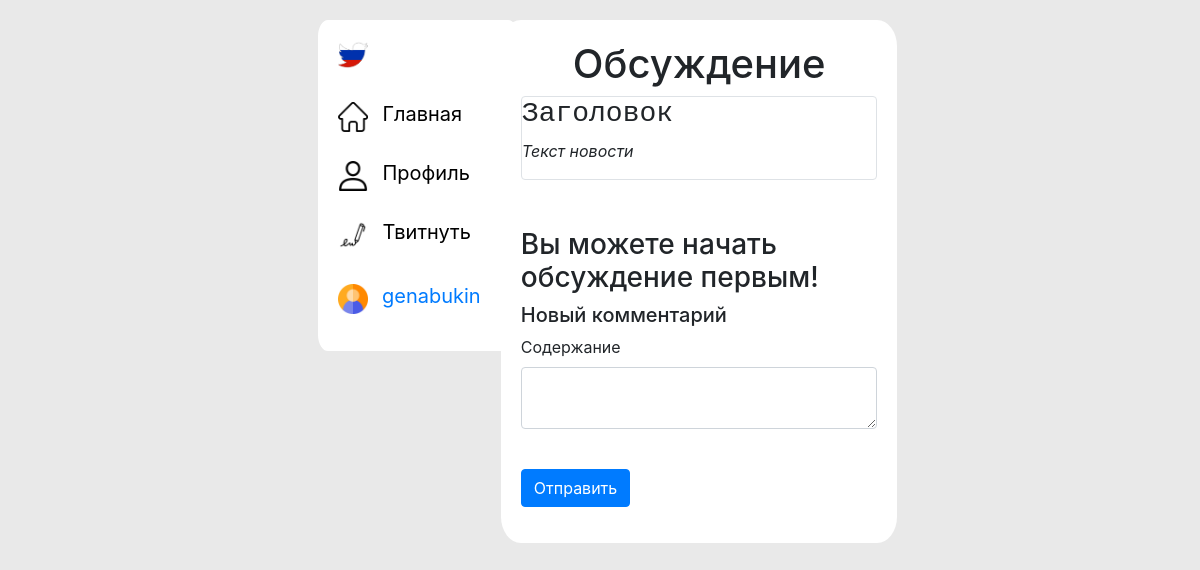
Before: /comments/4 (signed in) with the older database file.
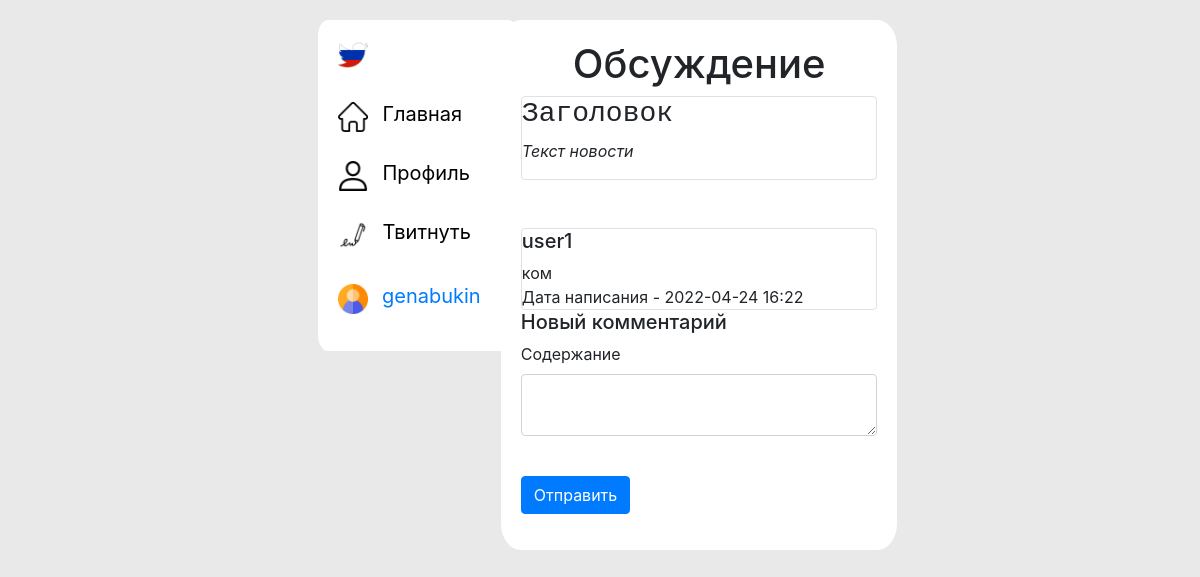
After: the same page with the newer database file.
### data/users.py (models this page shows, shortened)
class User(SqlAlchemyBase, UserMixin, SerializerMixin):
    __tablename__ = 'users'
    id = sqlalchemy.Column(sqlalchemy.Integer,
                           primary_key=True, autoincrement=True)
    name = sqlalchemy.Column(sqlalchemy.String, nullable=True)
    about = sqlalchemy.Column(sqlalchemy.String, nullable=True)
    email = sqlalchemy.Column(sqlalchemy.String,
                              index=True, unique=True, nullable=True)
    hashed_password = sqlalchemy.Column(sqlalchemy.String, nullable=True)
    created_date = sqlalchemy.Column(sqlalchemy.DateTime,
                                     default=datetime.datetime.now)
    news = orm.relation('Twits', back_populates='user')
    commentaries = orm.relation('Comment', back_populates='user')

### data/twits.py (models this page shows)
class Twits(SqlAlchemyBase, SerializerMixin):
    __tablename__ = 'twits'
    id = sqlalchemy.Column(sqlalchemy.Integer,
                           primary_key=True, autoincrement=True)
    title = sqlalchemy.Column(sqlalchemy.String, nullable=True)
    content = sqlalchemy.Column(sqlalchemy.String, nullable=True)
    created_date = sqlalchemy.Column(sqlalchemy.DateTime,
                                     default=datetime.datetime.now)
    is_private = sqlalchemy.Column(sqlalchemy.Boolean, default=True)
    user_id = sqlalchemy.Column(sqlalchemy.Integer,
                                sqlalchemy.ForeignKey("users.id"))
    user = orm.relation('User')

### data/comments.py (models this page shows)
class Comment(SqlAlchemyBase, SerializerMixin):
    __tablename__ = 'comments'
    id = sqlalchemy.Column(sqlalchemy.Integer,
                           primary_key=True, autoincrement=True)
    content = sqlalchemy.Column(sqlalchemy.String, nullable=True)
    created_date = sqlalchemy.Column(sqlalchemy.DateTime,
                                     default=datetime.datetime.now)
    twit_id = sqlalchemy.Column(sqlalchemy.Integer,
                                sqlalchemy.ForeignKey("twits.id"))
    user_id = sqlalchemy.Column(sqlalchemy.Integer,
                                sqlalchemy.ForeignKey("users.id"))
    twit = orm.relation('Twits')
    user = orm.relation('User')

### main.py (the view)
@app.route('/comments/<int:id>', methods=['GET', 'POST'])
@login_required
def comments(id):
    db_sess = db_session.create_session()
    comments = db_sess.query(Comment).filter(Comment.twit_id == id
                                       ).all()
    twit = db_sess.query(Twits).filter(Twits.id == id
                                       ).first()
    form = CommentsForm()
    if form.validate_on_submit():
        comment = Comment()
        comment.content = form.content.data
        comment.twit_id = id
        comment.user_id = current_user.id
        db_sess.add(comment)
        db_sess.commit()
        return redirect(f'/comments/{id}')
    else:
        return render_template('comments.html', twit=twit, comments=comments, title='Обсуждение',
                               form=form)

### forms/comments.py
class CommentsForm(FlaskForm):
    content = TextAreaField("Содержание", validators=[DataRequired()])
    submit = SubmitField('Отправить')

### data/db_session.py (called while the page is built)
def create_session() -> Session:
    global __factory
    return __factory()

### main.py (called while the page is built)
@login_manager.user_loader
def load_user(user_id):
    db_sess = db_session.create_session()
    return db_sess.query(User).get(user_id)

### templates/comments.html (shortened to what this page needs)
{% extends "base.html" %}
{% block content %}
<h1 class="text-center ">Обсуждение</h1>
<div class="col-md6 border rounded">
    <h3 class="text-monospace">{{twit.title}}</h3>
    <p class="font-italic">{{twit.content}}</p>
</div><br><br>
{% if comments %}
    {% for item in comments%}
        <div class="col-md6 border rounded">
            <div><h5>{{item.user.name}}</h5></div>
            <div>
                {{item.content}}
            </div>
            <div>
                Дата написания - {{item.created_date.date()}} {{item.created_date.hour}}:{{item.created_date.minute}}
            </div>
        </div>
    {% endfor %}
{% else %}
        <div><h3>Вы можете начать обсуждение первым!</h3></div>
{% endif %}
<h5>Новый комментарий</h5>
    <form action="" method="post">
        <p>
            {{ form.content.label }}<br>
            {{ form.content(class="form-control") }}<br>
        </p>
        <p>{{ form.submit(type="submit", class="btn btn-primary") }}</p>
    </form>
{% endblock %}

### templates/base.html (shortened to what this page needs)
<!doctype html>
<html lang="en">
<head>
    <link rel="stylesheet"
          href="https://stackpath.bootstrapcdn.com/bootstrap/4.4.1/css/bootstrap.min.css"
>
    <link rel="stylesheet" type="text/css" href="{{ url_for( 'static', filename='style.css', v=84)}}">
</head>
<body class="row justify-content-center">
<header class="col-2">
    <nav class="white_box">
        <ul>
            <li class="icon"><a href="/"><div class="img_n"><img src="../../static/img/tweet_icon3.png" alt="icon"></div></a></li>
            <li><a href="/"><div class="img_n"><img src="../../static/img/home_icon.png" alt="home"></div><span>Главная</span></a></li>
            {% if current_user.is_authenticated %}
                <li><a href="/profile"><div class="img_n"><img src="../../static/img/user_icon.png" alt="profile"></div><span>Профиль</span></a></li>
            {% else %}
                <li><a href="/register"><div class="img_n"><img src="../../static/img/user_icon.png" alt="profile"></div><span>Профиль</span></a></li>
            {% endif %}
            <li><a href="/new_twit"><div class="img_n"><img src="../../static/img/write_icon.png" alt="tweet"></div><span>Твитнуть</span></a></li>
            <li class="icon">
                {% if current_user.is_authenticated %}
                    <img src="../../static/img/user_pic.png" style="width: 30px; margin-right: 10px;" alt="profile_pic">
                    <a class="navbar-brand" href="/logout">{{ current_user.name }}</a>
                {% else %}
                    <p style="padding-right: 10px; margin-top: -12px;">
                        <a class="btn btn-primary" style="margin-bottom: 5px;" href="/register">Register</a>
                        <a class="btn btn-success" href="/login">Log In</a>
                    </p>
                {% endif %}
            </li>
        </ul>
    </nav>
</header>
<main role="main" class="col-4 white_box main">
    {% block content %}{% endblock %}
</main>
</body>
</html>

### static/style.css (style rules this page uses)
body { background: #d1d1d176; padding: 20px; }
nav { width: 200px; height: auto; position: fixed; z-index: 5; }
nav > ul { display: block; list-style: none; position: relative; }
nav > ul > li { display: block; height: 54px; padding: 10px; transition: .5s; border-radius: 30px; margin-bottom: 5px; }
nav > ul > li > a > span { margin-left: 15px; color: black; font-size: 20px; }
.img_n { display: inline-block; }
.img_n > img { width: 30px; display: inline-block; }
.white_box { background: #fff; border-radius: 5%; }
.main { min-height: 60vh; padding: 20px; }
ul { padding: 10px; }

Changed rows visible on the page:
added Comment: user.name "user1", content "ком", created_date "2022-04-24", created_date.hour "16", created_date.minute "22"
Other visible differences:
text no longer shown: "Вы можете начать обсуждение первым!"
